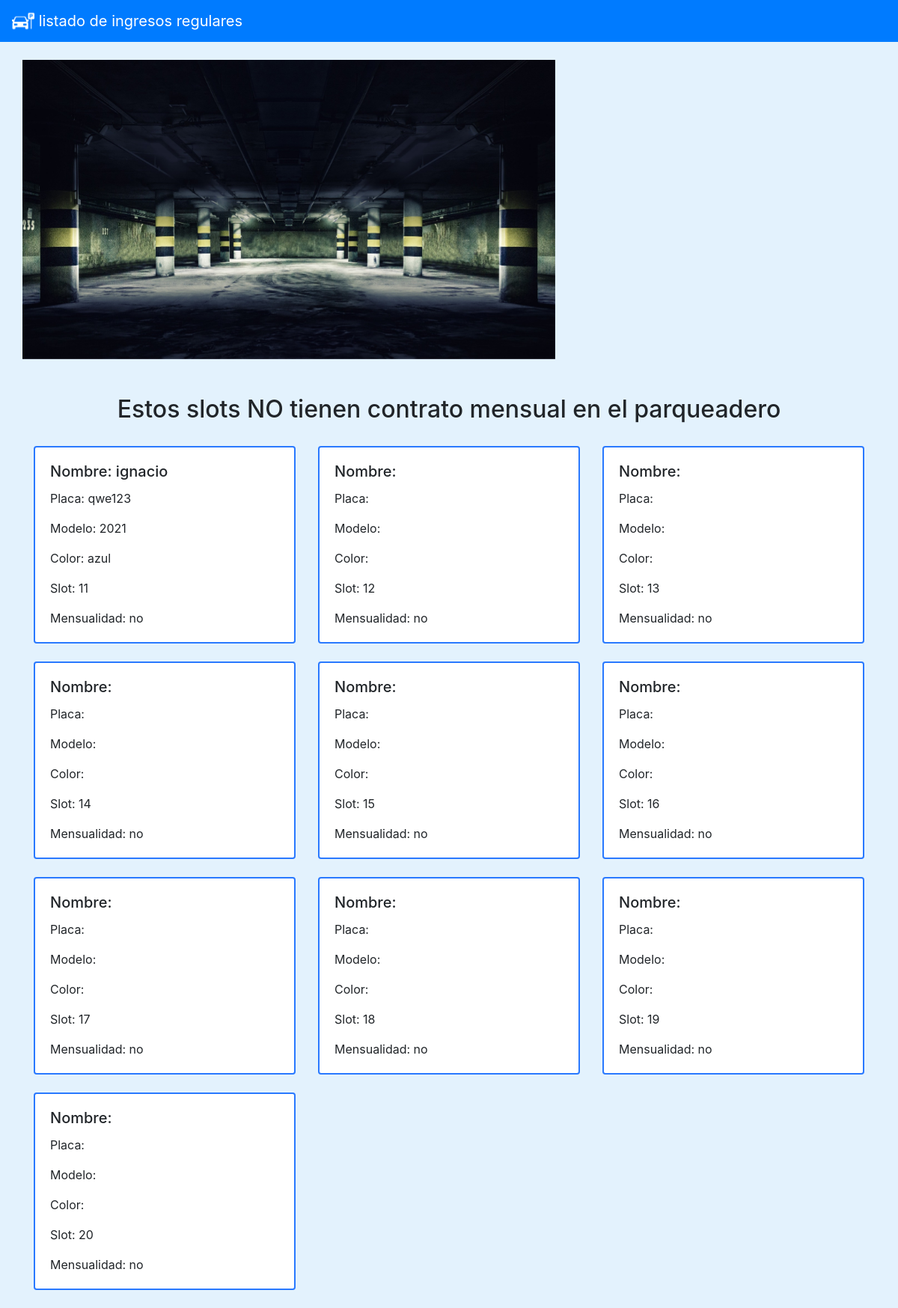
Screenshot of /listadoregulares.php with the database file from the repository.
### tables this page shows
CREATE TABLE `mensualidad` (
  `idslot` int(11) NOT NULL,
  `disponible` text NOT NULL,
  `placa` varchar(6) NOT NULL,
  `color` varchar(10) NOT NULL,
  `modelo` varchar(20) NOT NULL,
  `nombreConductor` varchar(30) NOT NULL,
  `foto` varchar(200) NOT NULL,
  `fechaingreso` varchar(20) NOT NULL,
  `horaingreso` varchar(20) NOT NULL,
  `contratomensual` text NOT NULL
);

### conexionBD.php (called while the page is built, shortened)
<?php
class conexionBD{
    public $usuariobd = "root";
    public $passwordbd = "";
    public function conectarbd(){
        $infobd = "mysql:host=localhost;port=3307;dbname=parqueadero";
        try{
            $conexionbd = new PDO($infobd, $this->usuariobd, $this->passwordbd);
            return ($conexionbd);
        }catch(PDOException $error){
            echo ($error->getMessage());
        }
    }
    public function lista($consultasql){
        $conexionbd = $this -> conectarbd();
        $consultaMensualidad = $conexionbd -> prepare ($consultasql);
        $consultaMensualidad -> setFetchMode (PDO::FETCH_ASSOC);
        $resultado = $consultaMensualidad -> execute();
        return ($consultaMensualidad -> fetchALL());
    }
}
?>

### listadoregulares.php (the view, shortened to what this page needs)
<!DOCTYPE html>
<html lang="en">
<head>
    <link rel="stylesheet" href="https://cdn.jsdelivr.net/npm/bootstrap@4.5.3/dist/css/bootstrap.min.css"
>
    <link rel="stylesheet" href="estilos.css">
</head>
<body class="body">
    <header>
        <nav class="navbar navbar-dark  bg-primary">
            <a class="navbar-brand" href="index.php">
                <img src="img\coche-estacionado.png" width="30" height="30" class="d-inline-block align-top" alt=""
                    loading="lazy">
                listado de ingresos regulares
            </a>
        </nav>
    </header>
    <main>
        <br>
        <div class="container ">
            <div class="row">
                <div id="carouselExampleSlidesOnly" class="carousel slide" data-ride="carousel">
                    <div class="carousel-inner">
                        <div class="carousel-item active">
                            <img src="img\banner.jpg" class="d-block w-100 banner" alt="...">
                        </div>
                    </div>
                </div>
            </div>
        </div>
        <br>
        <br>
        <main>
            <?php
    include ("conexionBD.php");
    $transaccion = new conexionBD();
    $consultasql = "SELECT * FROM mensualidad WHERE contratomensual = 'no'";
    $mensualidad = $transaccion -> lista($consultasql);
?>
            <h2 class="titulolistamensual">Estos slots NO tienen contrato mensual en el parqueadero</h2>
            <div class="container">
                <div class="row row-cols-1 row-cols-md-3">
                    <?php foreach($mensualidad as $mensualidades): ?>
                    <div class="col mb-4">
                        <div class="card h-100 bordediv">
                            <div class="card-body">
                                <h5 class="card-title">Nombre: <?php echo ($mensualidades["nombreConductor"]) ?></h5>
                                <p class="card-text">Placa: <?php echo ($mensualidades["placa"]) ?></p>
                                <p class="card-text">Modelo: <?php echo ($mensualidades["modelo"]) ?></p>
                                <p class="card-text">Color: <?php echo ($mensualidades["color"]) ?></p>
                                <p class="card-text">Slot: <?php echo ($mensualidades["idslot"]) ?></p>
                                <p class="card-text">Mensualidad: <?php echo ($mensualidades["contratomensual"]) ?></p>
                            </div>
                        </div>
                    </div>
                    <?php endforeach ?>
                </div>
            </div>
        </main>
</body>
</html>

### estilos.css (style rules this page uses)
.body { background-color: #e3f2fd; }
.banner { height: 400px; }
.bordediv { border: #2979ff solid 2px; }
.titulolistamensual { text-align: center; margin-bottom: 30px; }

### rows the page displays
mensualidad: nombreConductor "ignacio", placa "qwe123", modelo "2021", color "azul", idslot "11", contratomensual "no"
mensualidad: idslot "12", contratomensual "no"
mensualidad: idslot "13", contratomensual "no"
mensualidad: idslot "14", contratomensual "no"
mensualidad: idslot "15", contratomensual "no"
mensualidad: idslot "16", contratomensual "no"
mensualidad: idslot "17", contratomensual "no"
mensualidad: idslot "18", contratomensual "no"
mensualidad: idslot "19", contratomensual "no"
mensualidad: idslot "20", contratomensual "no"
